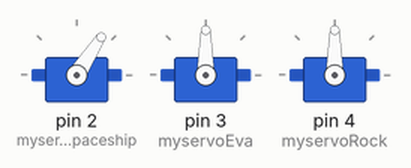
Recording of a sketch running on a simulated Arduino Uno, built with avr-gcc and run on an emulated ATmega328P. On the bench: 3 × servo.

Above: at 0.1 s.
At 1.0 s:
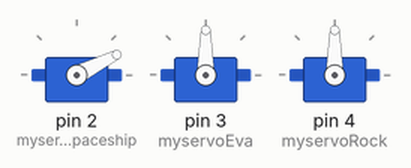
At 1.6 s:
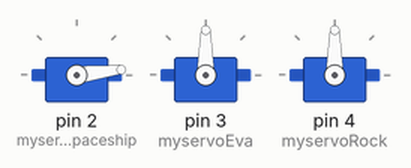
At 2.2 s:
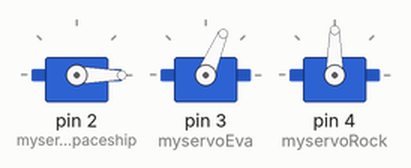
At 3.4 s:
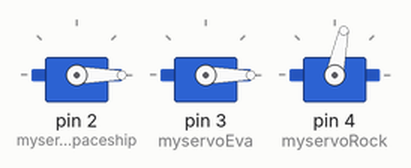
At 4.6 s:
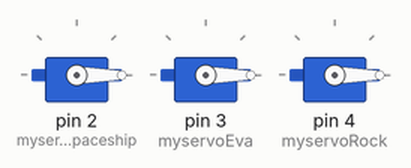
Timing chart, 0 to 6.1 s (numbered marks = the images above):
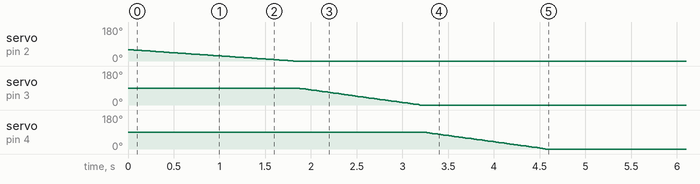

The sketch:

ProjectCode.ino
```cpp
//By Patrick macartney-Filgate and Steven Perez
#include <Servo.h>

//variables for the three diffrent servos
Servo myservoSpaceship;
Servo myservoEva;
Servo myservoRock;

int pos = 0;    // variable to store the servo position

void setup() {
  myservoSpaceship.attach(2);  // attaches the spaceship servo on pin 2 to the servo object
  myservoEva.attach(3);  // attaches the Eva servo on pin 3 to the servo object
  myservoRock.attach(4);  // attaches the rock servo on pin 4 to the servo object


   for (pos = 60; pos >= 0; pos -= 1) { // goes from 0 degrees to 60 degrees
    // in steps of 1 degree
    myservoSpaceship.write(pos);              // tell  the spaceship servo to go to position in variable 'pos'
    delay(30);                       // waits 30 ms for the servo to reach the position
  }

 for (pos = 90; pos >= 0; pos -= 1) { // goes from 0 degrees to 90 degrees
    // in steps of 1 degree
    myservoEva.write(pos);              // tell the Eva servo to go to position in variable 'pos'
    delay(15);                       // waits 15 ms for the servo to reach the position
  }


   for (pos = 90; pos >= 0; pos -= 1) { // goes from 0 degrees to 90 degrees
    // in steps of 1 degree
    myservoRock.write(pos);              // tell teh rock servo to go to position in variable 'pos'
    delay(15);                       // waits 15 ms for the servo to reach the position
  }

}

void loop() {
 //Not needed for this project.
}


/*

//pattern 1 - Runs the code, when pasted in the setup section

    for (pos = 60; pos >= 0; pos -= 1) { // goes from 0 degrees to 60 degrees
    // in steps of 1 degree
    myservoSpaceship.write(pos);              // tell  the spaceship servo to go to position in variable 'pos'
    delay(30);                       // waits 30 ms for the servo to reach the position
  }

 for (pos = 90; pos >= 0; pos -= 1) { // goes from 0 degrees to 90 degrees
    // in steps of 1 degree
    myservoEva.write(pos);              // tell the Eva servo to go to position in variable 'pos'
    delay(15);                       // waits 15 ms for the servo to reach the position
  }


   for (pos = 90; pos >= 0; pos -= 1) { // goes from 0 degrees to 90 degrees
    // in steps of 1 degree
    myservoRock.write(pos);              // tell teh rock servo to go to position in variable 'pos'
    delay(15);                       // waits 15 ms for the servo to reach the position
  }


 //pattern 2 resets the code when pasted into the setup section.


 for (pos = 0; pos <= 60; pos += 1) {
    // in steps of 1 degree                      // tell  the spaceship servo to go to position in variable 'pos'
    myservoSpaceship.write(pos);              // waits 30 ms for the servo to reach the position
    delay(30);
  }

 for (pos = 0; pos <= 90; pos += 1) {
    // in steps of 1 degree
    myservoEva.write(pos);             // tell the Eva servo to go to position in variable 'pos'
    delay(15);                       // waits 15 ms for the servo to reach the position
  }


 for (pos = 0; pos <= 90; pos += 1) {
    // in steps of 1 degree
    myservoRock.write(pos);              // tell teh rock servo to go to position in variable 'pos'
    delay(15);                       // waits 15 ms for the servo to reach the position
  }

  */
```
